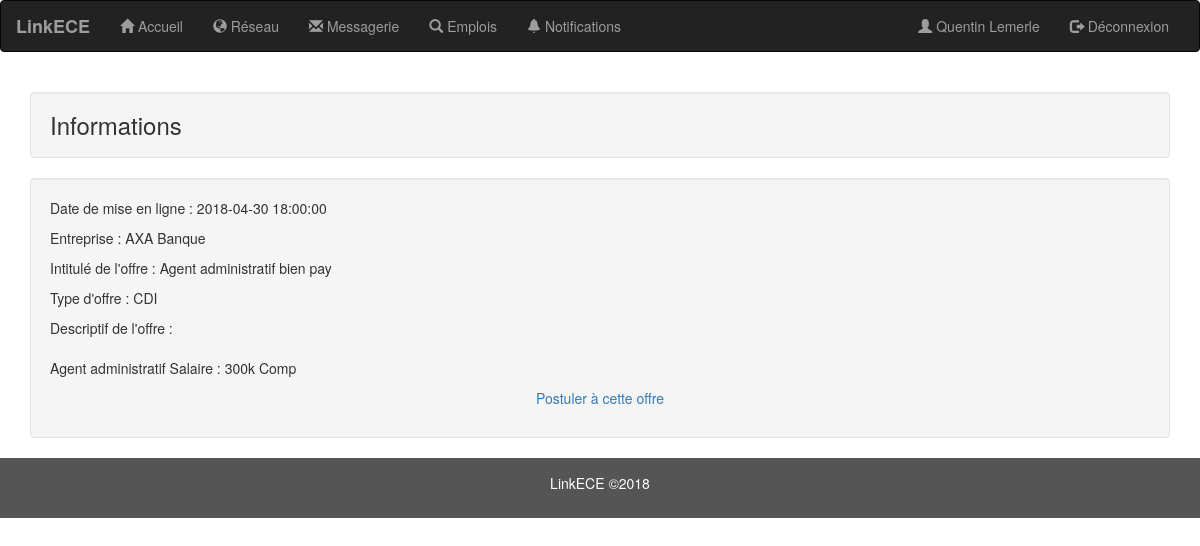
The app's page /viewemploi.php?id_emploi=1 (signed in) with its own data.
### tables this page shows
CREATE TABLE `emploi` (
  `id_emploi` int(10) NOT NULL,
  `date_emploi` datetime NOT NULL DEFAULT CURRENT_TIMESTAMP,
  `entreprise` varchar(255) NOT NULL,
  `type_offre` varchar(255) NOT NULL,
  `descriptif_emploi` text NOT NULL,
  `intitule_offre` varchar(255) NOT NULL,
  `disponibilite` tinyint(1) NOT NULL
);

### viewemploi.php (the view, shortened to what this page needs)
<?php
include('connect.php');
if ( $_SESSION['logged_in'] != 1 ) {
    $_SESSION['message'] = "Vous devez vous connecter!";
    header("location: login-system/error.php");
}
else{
    $nom = $_SESSION['nom'];
    $prenom = $_SESSION['prenom'];
    if(isset($_GET['id_emploi']))
    {
        $idviewed = $_GET['id_emploi'];
        $emploi = mysqli_query($con, "SELECT * FROM `emploi` WHERE id_emploi='$idviewed'");
                $emploi_viewed = mysqli_fetch_assoc($emploi);
                $emploi_viewed_date= $emploi_viewed['date_emploi'];
                $emploi_viewed_entreprise= $emploi_viewed['entreprise'];
                $emploi_viewed_type_offre= $emploi_viewed['type_offre'];
                $emploi_viewed_descriptif= $emploi_viewed['descriptif_emploi'];
                $emploi_viewed_intitule= $emploi_viewed['intitule_offre'];
    }
}
?>
<!DOCTYPE html>
<html>
    <head>
        <link rel="stylesheet" href="https://maxcdn.bootstrapcdn.com/bootstrap/3.3.7/css/bootstrap.min.css">
    </head>
    <body>
        <nav class="navbar navbar-inverse">
            <div class="container-fluid">
                <div class="navbar-header">
                    <a class="navbar-brand" href="accueil.php">LinkECE</a>
                </div>
                <div class="collapse navbar-collapse" id="myNavbar">
                    <ul class="nav navbar-nav">
                        <li><a href="accueil.php"><span class="glyphicon glyphicon-home"></span> Accueil</a></li>
                        <li><a href="reseau.php"><span class="glyphicon glyphicon-globe"></span> Réseau</a></li>
                        <li><a href="chat/message.php"><span class="glyphicon glyphicon-envelope"></span> Messagerie</a></li>
                        <li><a href="emplois.php"><span class="glyphicon glyphicon-search"></span> Emplois</a></li>
                        <li><a href="notifications.php"><span class="glyphicon glyphicon-bell"></span> Notifications</a></li>
                    </ul>
                    <ul class="nav navbar-nav navbar-right">
                        <li><a href="profil.php"><span class="glyphicon glyphicon-user"></span> <?= $prenom.' '.$nom ?> </a></li>
                        <li><a href="login-system/logout.php"><span class="glyphicon glyphicon-log-out"></span> Déconnexion</a></li>
                    </ul>
                </div>
            </div>
        </nav>
        <div class="container text-center">
            <div class="row">
                <div class="col-sm-12">
                            <h3 class="well"> Informations</h3>
                            <div class="well">
                            <div class="infos">
                                <p>  Date de mise en ligne : <?= $emploi_viewed_date ?></p>
                                <p>  Entreprise : <?= $emploi_viewed_entreprise ?></p>
                                <p>  Intitulé de l'offre : <?= $emploi_viewed_intitule ?></p>
                                <p>  Type d'offre : <?= $emploi_viewed_type_offre ?></p>
                                <p>  Descriptif de l'offre : <br/><br/> <?= $emploi_viewed_descriptif ?></p>
                                <p style="text-align: center;">  <a href="mailto:<?= 'recrutement@gmail.com' ?>">Postuler à cette offre</a></p>
                            </div>
                            </div>
                </div>
            </div>
        </div>
        <footer class="container-fluid text-center">
            <p>LinkECE &copy;2018</p>
        </footer>
    </body>
</html>

### viewemploi.php (style rules this page uses)
footer { background-color: #555; color: white; padding: 15px; }
.infos { text-align: left; }
h3 { text-align: left; }
.navbar-brand { font-weight: bold; }

### records on screen
emploi: date_emploi "2018-04-30 18:00:00", entreprise "AXA Banque", intitule_offre "Agent administratif bien pay", type_offre "CDI", descriptif_emploi "Agent administratif Salaire : 300k Comp"

### other values on screen
$prenom "Quentin"
$nom "Lemerle"
